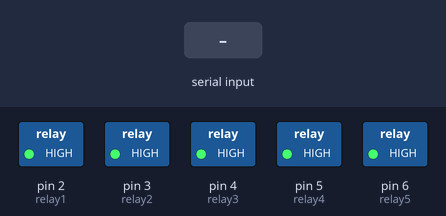
Bench run of a sketch on a simulated Arduino Uno, built with avr-gcc and run on an emulated ATmega328P. Parts: switched loads named in the sketch (green lamp = pin HIGH). Inputs (shaded band) come from the test bench.

Above: at 1.2 s.
1.3 s: "*switch off lamp one" received over Serial
At 2.7 s:
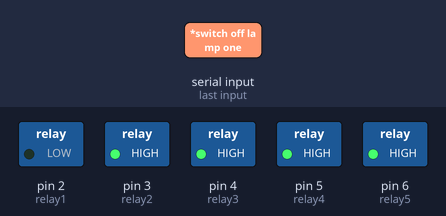
3.0 s: "*switch off lamp two" received over Serial
At 4.0 s:
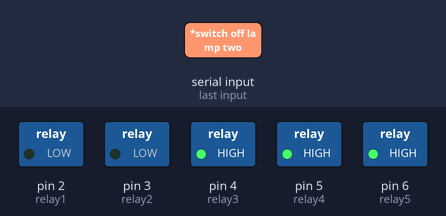
4.7 s: "*switch on lamp one" received over Serial
At 6.0 s:
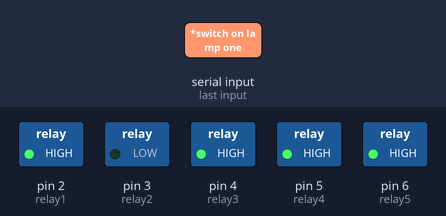
6.3 s: "*switch off lamp 3" received over Serial
At 6.9 s:
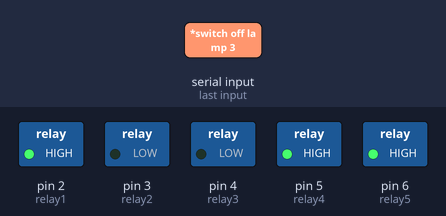
7.9 s: "*switch on lamp two" received over Serial
At 8.5 s:
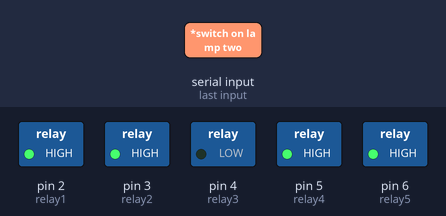
9.5 s: "*all devices off" received over Serial
At 11.0 s:
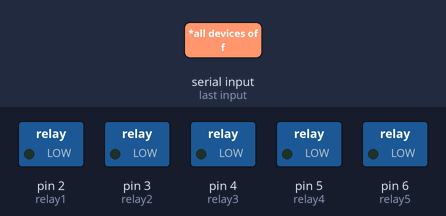
Timing chart, 0 to 12.1 s (numbered marks = the images above; inputs shaded):
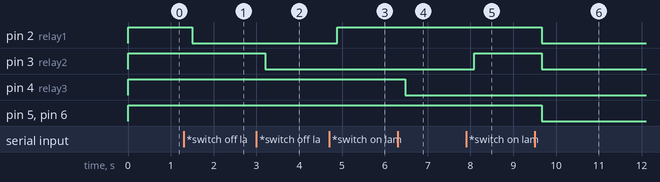

The sketch:

Mutiu_voice_command_project_code__correcting_.ino
```cpp
#define relay1 2    //Connect relay1 to pin 2

#define relay2 3    //Connect relay2 to pin 3

#define relay3 4    //Connect relay3 to pin 4

#define relay4 5    //Connect relay4 to pin 5
#define relay5 6    //Connect relay5 to pin 6

String voice;


void setup()

{

  Serial.begin(9600);            //Set rate for communicating with phone

  pinMode(relay1, OUTPUT);       //Set relay1 as an output

  pinMode(relay2, OUTPUT);       //Set relay2 as an output

  pinMode(relay3, OUTPUT);       //Set relay3 as an output

  pinMode(relay4, OUTPUT);       //Set relay4 as an output
  pinMode(relay5, OUTPUT);       //Set relay4 as an output

  digitalWrite(relay1, HIGH);     //Switch relay1 off

  digitalWrite(relay2, HIGH);     //Swtich relay2 off

  digitalWrite(relay3, HIGH);     //Switch relay3 off

  digitalWrite(relay4, HIGH);     //Swtich relay4 off
  digitalWrite(relay5, HIGH);     //Swtich relay5 off

}


void loop()

{

  while (Serial.available()){ //Check if there is an available byte to read

     delay(10); //Delay added to make thing stable

    char c = Serial.read(); //Conduct a serial read

    if (c == '#') {break;} //Exit the loop when the # is detected after the word

    voice += c; //Shorthand for voice = voice + c

  }

  if (voice.length() > 0)

  ////////////////////////////////////////////////////////////////////

  {

    if(voice == "*switch on lamp one"){           //Voice Command to ON Relay 01

      digitalWrite(relay1, HIGH);   //Relay 01 ON

      }

    else if(voice == "*switch on lamp two"){      //Voice Command to ON Relay 02

      digitalWrite(relay2, HIGH);   //Relay 02 ON

      }

    else if(voice == "*switch on lamp 3") {     //Voice Command to ON Relay 03

      digitalWrite(relay3, HIGH);   //Relay 03 ON

    }

    else if(voice == "*switch on single socket") {     //Voice Command to ON Relay 04

      digitalWrite(relay4, HIGH);   //Relay 04 ON

    }
    else if(voice == "*switch on double socket") {     //Voice Command to ON Relay 04

      digitalWrite(relay5, HIGH);   //Relay 04 ON

    }


    ////////////////////////////////////////////////////////////////////


    else if(voice == "*switch off lamp one") {      //Voice Command to OFF Relay 01

      digitalWrite(relay1, LOW);   //Relay 01 OFF

    }

    else if(voice == "*switch off lamp two") {      //Voice Command to OFF Relay 02

      digitalWrite(relay2, LOW);   //Relay 02 OFF

    }

    else if(voice == "*switch off lamp 3")
{     //Voice Command to OFF Relay 02

      digitalWrite(relay3, LOW);   //Relay 03 OFF

    }

    else if(voice == "*switch off single socket") {      //Voice Command to OFF Relay 02

      digitalWrite(relay4, LOW);   //Relay 04 OFF
     }
    else if(voice == "*switch off double socket") {      //Voice Command to OFF Relay 02

      digitalWrite(relay5, LOW);   //Relay 04 OFF

    }


    ////////////////////////////////////////////////////////////////////


    else if(voice == "*all devices on") {      //Voice Command to ON all Relays

      switchallon();                //All Relays ON

    }

    else if(voice == "*all devices off") {      //Voice Command to OFF all Relays

      switchalloff();               //All Relays OFF

    }


  voice=""; //Reset the variable after initiating

  }

}

    ////////////////////////////////////////////////////////////////////////


void switchalloff()               //Function for turning OFF all relays

{

  digitalWrite(relay1, LOW);

  digitalWrite(relay2, LOW);

  digitalWrite(relay3, LOW);

  digitalWrite(relay4, LOW);

  digitalWrite(relay5, LOW);


}

void switchallon()                //Function for turning ON all relays

{

  digitalWrite(relay1, HIGH);

  digitalWrite(relay2, HIGH);

  digitalWrite(relay3, HIGH);

  digitalWrite(relay4, HIGH);

  digitalWrite(relay5, HIGH);

}
```

Measured:
- after the input at 1.3 s, pin 2 (relay1): HIGH → LOW after 0.20 s
- after the input at 3.0 s, pin 3 (relay2): HIGH → LOW after 0.20 s
- after the input at 4.7 s, pin 2 (relay1): LOW → HIGH after 0.19 s
- after the input at 6.3 s, pin 4 (relay3): HIGH → LOW after 0.18 s
- after the input at 7.9 s, pin 3 (relay2): LOW → HIGH after 0.19 s
- after the input at 9.5 s, pin 2 (relay1), pin 3 (relay2), pin 5 (relay4), pin 6 (relay5): HIGH → LOW after 0.16 s
